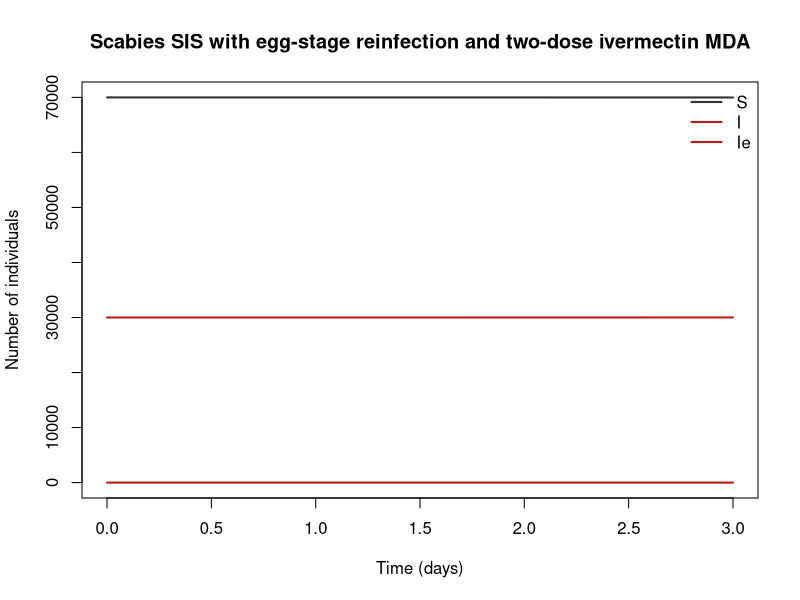

The R script that drew this image:
## Scabies SIS with egg-stage reinfection and two-dose ivermectin MDA
## Scabies (Sarcoptes scabiei).
## Parameter values: 0 of 9 checked against the source; the rest are recalled or illustrative.
## Reference: Lydeamore MJ, Campbell PT, Regan DG, Tong SYC, Andrews RM, Steer AC, Romani L, Kaldor JM, McVernon J, McCaw JM. A biological model of scabies infection dynamics and treatment informs mass drug administration strategies to increase the likelihood of…
## Source: https://doi.org/10.1016/j.mbs.2018.08.007
##
## Generated from a compartmental model diagram (model format v1).
## Regenerating from the same diagram always gives this exact file.
##
## Compartments: S, I, Ie
## Flows (time unit: days):
##   S -> I   : b_sc * I / N * S
##   I -> S   : 1 / dur_sc * I
##   I -> Ie  : mda_k * I
##   Ie -> I  : hatch * Ie
##   Ie -> S  : mda_k * Ie

library(deSolve)

# ---- Time ------------------------------------------------------------
times <- seq(0, 3, by = 0.005)  # days

# ---- Parameters ------------------------------------------------------
parameters <- c(
  R0_sc = 1.5,     # R0 [I]
  dur_sc = 365,    # untreated infestation duration, chronic [I] (day)
  hatch = 1 / 7,   # egg hatch/maturation back to active infestation (ivermectin is not ovicidal) [M] (day^-1)
  cover_s = 0.85,  # MDA coverage [I]
  eff_s = 0.95,    # ivermectin kill of active mites [I]
  t1 = 100,        # first MDA dose [I] (day)
  t2 = 110,        # second dose, 7–14 days later [M on interval] (day)
  win_s = 1,       # pulse width [I] (day)
  N0 = 100000      # total initial population [illustrative default]
)

# ---- Initial conditions ----------------------------------------------
state <- with(as.list(parameters), {
  S <- 0.7 * N0  # uninfested
  I <- 0.3 * N0  # infested (active mites)
  Ie <- 0        # post-treatment carriage of surviving eggs, which re-hatch unless a second dose is given
  c(S = S, I = I, Ie = Ie)
})

# ---- Model equations -------------------------------------------------
scabies_mda_model <- function(t, state, parameters) {
  with(as.list(c(state, parameters)), {
    # Total population
    N <- S + I + Ie

    # Derived quantities
    b_sc <- R0_sc / dur_sc
    dose_on <- ifelse((t >= t1 & t < t1 + win_s) | (t >= t2 & t < t2 + win_s), 1, 0)
    mda_k <- dose_on * (-log(1 - cover_s * eff_s) / win_s)

    # Rates of change
    dS <- -b_sc * I / N * S + 1 / dur_sc * I + mda_k * Ie
    dI <- b_sc * I / N * S - 1 / dur_sc * I - mda_k * I + hatch * Ie
    dIe <- mda_k * I - hatch * Ie - mda_k * Ie

    list(c(dS, dI, dIe))
  })
}

# ---- Solve -----------------------------------------------------------
out <- ode(y = state, times = times, func = scabies_mda_model, parms = parameters, hmax = 0.005)
out <- as.data.frame(out)

# ---- Plot ------------------------------------------------------------
compartment_cols <- c(S = "#333333", I = "#B71C1C", Ie = "#B71C1C")
matplot(out$time, out[, names(compartment_cols)], type = "l", lty = 1, lwd = 2,
        col = compartment_cols, xlab = "Time (days)", ylab = "Number of individuals",
        main = "Scabies SIS with egg-stage reinfection and two-dose ivermectin MDA")
legend("topright", legend = names(compartment_cols), col = compartment_cols,
       lty = 1, lwd = 2, bty = "n")
